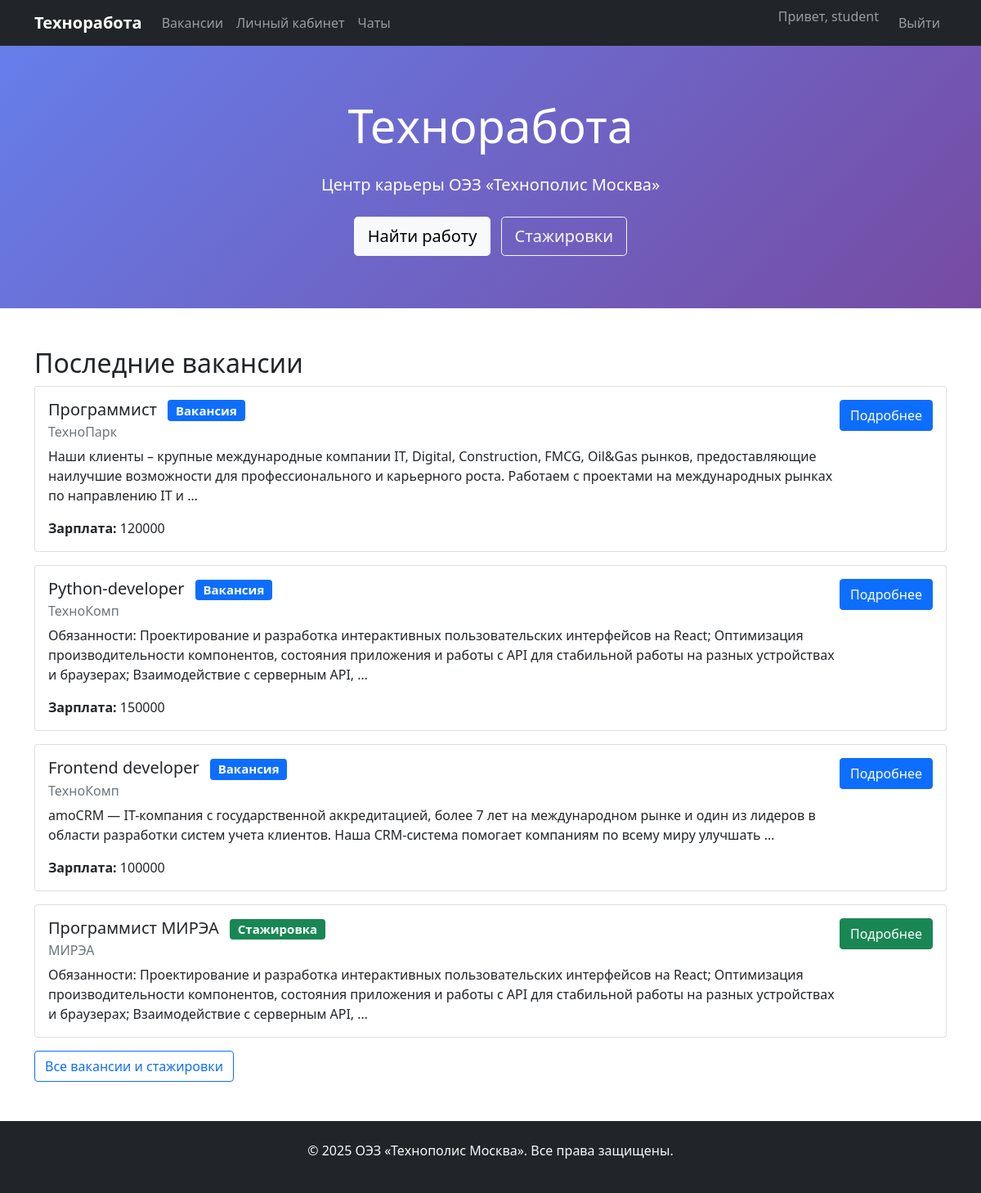
/ (signed in), run on the app's committed database.
### career_app/models.py (models this page shows, shortened)
class Vacancy(models.Model):
    STATUS_CHOICES = [
        ('draft', 'Черновик'),
        ('moderation', 'На модерации'),
        ('published', 'Опубликована'),
        ('rejected', 'Отклонена'),
        ('closed', 'Закрыта'),
    ]
    title = models.CharField(max_length=200, verbose_name="Должность")
    company = models.ForeignKey(Company, on_delete=models.CASCADE, verbose_name="Компания")
    category = models.ForeignKey(Category, on_delete=models.SET_NULL, null=True, blank=True, verbose_name="Категория")
    description = models.TextField(verbose_name="Описание вакансии")
    requirements = models.TextField(verbose_name="Требования")
    salary = models.CharField(max_length=100, blank=True, verbose_name="Зарплата")
    contact_info = models.TextField(verbose_name="Контактная информация")
    status = models.CharField(max_length=20, choices=STATUS_CHOICES, default='draft', verbose_name="Статус")
    created_by = models.ForeignKey(User, on_delete=models.CASCADE, verbose_name="Создатель")
    created_at = models.DateTimeField(auto_now_add=True)
    published_at = models.DateTimeField(null=True, blank=True)
    auto_close_at = models.DateTimeField(null=True, blank=True, verbose_name="Автоматическое закрытие")
    objects = models.Manager()
    class Meta:
        verbose_name = "Вакансия"
        verbose_name_plural = "Вакансии"
        ordering = ['-created_at']

class Company(models.Model):
    name = models.CharField(max_length=200, verbose_name="Название компании")
    description = models.TextField(verbose_name="Описание")
    contact_email = models.EmailField(verbose_name="Контактный email")
    contact_phone = models.CharField(max_length=20, verbose_name="Контактный телефон")
    created_at = models.DateTimeField(auto_now_add=True)
    is_approved = models.BooleanField(default=False, verbose_name="Подтверждена")  # Новое поле
    objects = models.Manager()
    class Meta:
        verbose_name = "Компания"
        verbose_name_plural = "Компании"

class Internship(models.Model):
    STATUS_CHOICES = [
        ('draft', 'Черновик'),
        ('moderation', 'На модерации'),
        ('published', 'Опубликована'),
        ('rejected', 'Отклонена'),
        ('closed', 'Закрыта'),
    ]
    title = models.CharField(max_length=200, verbose_name="Название стажировки")
    institution = models.ForeignKey(EducationalInstitution, on_delete=models.CASCADE, verbose_name="Учебное заведение")
    category = models.ForeignKey(Category, on_delete=models.SET_NULL, null=True, blank=True, verbose_name="Категория")
    specialty = models.CharField(max_length=200, verbose_name="Специальность")
    student_count = models.IntegerField(verbose_name="Количество студентов")
    period = models.CharField(max_length=100, verbose_name="Период стажировки")
    description = models.TextField(verbose_name="Описание")
    requirements = models.TextField(verbose_name="Требования к студентам")
    status = models.CharField(max_length=20, choices=STATUS_CHOICES, default='draft', verbose_name="Статус")
    created_by = models.ForeignKey(User, on_delete=models.CASCADE, verbose_name="Создатель")
    created_at = models.DateTimeField(auto_now_add=True)
    objects = models.Manager()
    class Meta:
        verbose_name = "Стажировка"
        verbose_name_plural = "Стажировки"
        ordering = ['-created_at']

class EducationalInstitution(models.Model):
    name = models.CharField(max_length=200, verbose_name="Название учебного заведения")
    contact_email = models.EmailField(verbose_name="Контактный email")
    contact_phone = models.CharField(max_length=20, verbose_name="Контактный телефон")
    created_at = models.DateTimeField(auto_now_add=True)
    is_approved = models.BooleanField(default=False, verbose_name="Подтверждено")  # Новое поле
    objects = models.Manager()
    class Meta:
        verbose_name = "Учебное заведение"
        verbose_name_plural = "Учебные заведения"

### career_app/views.py (the view)
# urls.py: path('', views.home, name='home'),
def home(request):
    try:
        vacancies = Vacancy.objects.filter(status='published')[:3]
        internships = Internship.objects.filter(status='published')[:3]
        recent_items = []
        for vacancy in vacancies:
            recent_items.append({
                'type': 'vacancy',
                'id': vacancy.id,
                'title': vacancy.title,
                'company': vacancy.company.name,
                'description': vacancy.description,
                'salary': vacancy.salary,
            })
        for internship in internships:
            recent_items.append({
                'type': 'internship',
                'id': internship.id,
                'title': internship.title,
                'company': internship.institution.name,
                'description': internship.description,
            })
        recent_items.sort(key=lambda x: x.get('created_at', ''), reverse=True)
    except Exception as e:
        recent_items = []
        if settings.DEBUG:
            messages.info(request, f'Отладочная информация: {e}')
    context = {
        'recent_items': recent_items,
        'debug': settings.DEBUG,
    }
    return render(request, 'career_app/home.html', context)

### templates/career_app/home.html
{% extends 'base.html' %}
{% block content %}
<div class="hero-section">
    <div class="container text-center">
        <h1 class="display-4 mb-4">Техноработа</h1>
        <p class="lead mb-4">Центр карьеры ОЭЗ «Технополис Москва»</p>
        <a href="{% url 'vacancy_list' %}" class="btn btn-light btn-lg me-2">Найти работу</a>
        <a href="{% url 'vacancy_list' %}?type=internships" class="btn btn-outline-light btn-lg">Стажировки</a>
    </div>
</div>
<div class="container mt-5">
    <div class="row">
        <div class="col-md-12">
            <h2>Последние вакансии</h2>
            {% for item in recent_items %}
            <div class="card mb-3">
                <div class="card-body">
                    <div class="d-flex justify-content-between align-items-start">
                        <div>
                            <h5 class="card-title">
                                {{ item.title }}
                                <span class="badge {% if item.type == 'vacancy' %}bg-primary{% else %}bg-success{% endif %} ms-2">
                                    {% if item.type == 'vacancy' %}Вакансия{% else %}Стажировка{% endif %}
                                </span>
                            </h5>
                            <h6 class="card-subtitle mb-2 text-muted">{{ item.company }}</h6>
                            <p class="card-text">{{ item.description|truncatewords:30 }}</p>
                            {% if item.type == 'vacancy' and item.salary %}
                            <p class="card-text"><strong>Зарплата:</strong> {{ item.salary }}</p>
                            {% endif %}
                        </div>
                        <div>
                            {% if item.type == 'vacancy' %}
                                <a href="{% url 'vacancy_detail' item.id %}" class="btn btn-primary">Подробнее</a>
                            {% else %}
                                <a href="{% url 'internship_detail' item.id %}" class="btn btn-success">Подробнее</a>
                            {% endif %}
                        </div>
                    </div>
                </div>
            </div>
            {% empty %}
            <div class="alert alert-info">
                <p>Пока нет активных вакансий</p>
            </div>
            {% endfor %}
            <a href="{% url 'vacancy_list' %}" class="btn btn-outline-primary">Все вакансии и стажировки</a>
        </div>
    </div>
</div>
{% endblock %}

### templates/base.html (shortened to what this page needs)
<!DOCTYPE html>
<html lang="ru">
<head>
    <link href="https://cdn.jsdelivr.net/npm/bootstrap@5.1.3/dist/css/bootstrap.min.css" rel="stylesheet">
</head>
<body>
    <nav class="navbar navbar-expand-lg navbar-dark bg-dark">
        <div class="container">
            <a class="navbar-brand" href="{% url 'home' %}">Техноработа</a>
            <div class="collapse navbar-collapse" id="navbarNav">
                <ul class="navbar-nav me-auto">
    <li class="nav-item">
        <a class="nav-link" href="{% url 'vacancy_list' %}">Вакансии</a>
    </li>
    {% if user.is_authenticated %}
        <li class="nav-item">
            <a class="nav-link" href="{% url 'dashboard' %}">Личный кабинет</a>
        </li>
        <li class="nav-item">
            <a class="nav-link" href="{% url 'chat_list' %}">Чаты</a>
        </li>
    {% endif %}
</ul>
                <ul class="navbar-nav">
                    {% if user.is_authenticated %}
                        <li class="nav-item">
                            <span class="navbar-text me-3">Привет, {{ user.username }}</span>
                        </li>
                        <li class="nav-item">
                            <a class="nav-link" href="{% url 'logout' %}">Выйти</a>
                        </li>
                    {% endif %}
                </ul>
            </div>
        </div>
    </nav>
    <main>
        {% block content %}
        {% endblock %}
    </main>
    <footer class="bg-dark text-light py-4 mt-5">
        <div class="container text-center">
            <p>&copy; 2025 ОЭЗ «Технополис Москва». Все права защищены.</p>
        </div>
    </footer>
</body>
</html>

### templates/base.html (style rules this page uses)
.navbar-brand { font-weight: bold; }
.hero-section { background: linear-gradient(135deg, #667eea 0%, #764ba2 100%); color: white; padding: 4rem 0; }
.card { transition: transform 0.2s; }

### data on the page
Vacancy: title "Программист", description "Наши клиенты – крупные международные компании IT, Digital, Construction, FMCG, Oil&Gas рынков, предоставляющие наилучшие возможности для профессионального и карьерного роста. Работаем с проектами на международных рынках по направлению IT и …", salary "120000"
Company: company "ТехноПарк"
Vacancy: title "Python-developer", description "Обязанности: Проектирование и разработка интерактивных пользовательских интерфейсов на React; Оптимизация производительности компонентов, состояния приложения и работы с API для стабильной работы на разных устройствах и браузерах; Взаимодействие с серверным API, …", salary "150000"
Company: company "ТехноКомп" "ТехноКомп"
Vacancy: title "Frontend developer", description "amoCRM — IT-компания с государственной аккредитацией, более 7 лет на международном рынке и один из лидеров в области разработки систем учета клиентов. Наша CRM-система помогает компаниям по всему миру улучшать …", salary "100000"
Internship: title "Программист МИРЭА", description "Обязанности: Проектирование и разработка интерактивных пользовательских интерфейсов на React; Оптимизация производительности компонентов, состояния приложения и работы с API для стабильной работы на разных устройствах и браузерах; Взаимодействие с серверным API, …"
EducationalInstitution: company "МИРЭА"

### other printed values
{{ user.username }} "student"
